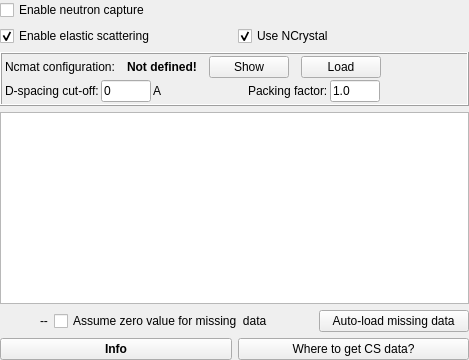
                 <widget class="QWidget" name="pageNeutron">
                  <layout class="QVBoxLayout" name="verticalLayout_6">
                   <property name="leftMargin">
                    <number>0</number>
                   </property>
                   <property name="topMargin">
                    <number>0</number>
                   </property>
                   <property name="rightMargin">
                    <number>0</number>
                   </property>
                   <property name="bottomMargin">
                    <number>0</number>
                   </property>
                   <item>
                    <layout class="QHBoxLayout" name="horizontalLayout_12">
                     <item>
                      <widget class="QCheckBox" name="cbCapture">
                       <property name="text">
                        <string>Enable neutron capture</string>
                       </property>
                       <property name="checked">
                        <bool>false</bool>
                       </property>
                      </widget>
                     </item>
                    </layout>
                   </item>
                   <item>
                    <layout class="QHBoxLayout" name="horizontalLayout_16">
                     <property name="topMargin">
                      <number>0</number>
                     </property>
                     <item>
                      <widget class="QCheckBox" name="cbEnableScatter">
                       <property name="text">
                        <string>Enable elastic scattering</string>
                       </property>
                       <property name="checked">
                        <bool>true</bool>
                       </property>
                      </widget>
                     </item>
                     <item>
                      <widget class="QCheckBox" name="cbUseNCrystal">
                       <property name="toolTip">
                        <string>Use NCrystal library to handle neutron scattering for this material ( to handle scattering: polycrystal only!)</string>
                       </property>
                       <property name="text">
                        <string>Use NCrystal</string>
                       </property>
                       <property name="checked">
                        <bool>true</bool>
                       </property>
                      </widget>
                     </item>
                    </layout>
                   </item>
                   <item>
                    <widget class="QFrame" name="frNCrystal">
                     <property name="sizePolicy">
                      <sizepolicy hsizetype="Preferred" vsizetype="Minimum">
                       <horstretch>0</horstretch>
                       <verstretch>0</verstretch>
                      </sizepolicy>
                     </property>
                     <property name="minimumSize">
                      <size>
                       <width>0</width>
                       <height>0</height>
                      </size>
                     </property>
                     <property name="frameShape">
                      <enum>QFrame::Box</enum>
                     </property>
                     <property name="frameShadow">
                      <enum>QFrame::Raised</enum>
                     </property>
                     <layout class="QVBoxLayout" name="verticalLayout_8">
                      <property name="spacing">
                       <number>2</number>
                      </property>
                      <property name="leftMargin">
                       <number>3</number>
                      </property>
                      <property name="topMargin">
                       <number>2</number>
                      </property>
                      <property name="rightMargin">
                       <number>3</number>
                      </property>
                      <property name="bottomMargin">
                       <number>2</number>
                      </property>
                      <item>
                       <layout class="QHBoxLayout" name="horizontalLayout_14">
                        <property name="spacing">
                         <number>12</number>
                        </property>
                        <item>
                         <widget class="QLabel" name="label_36">
                          <property name="text">
                           <string>Ncmat configuration:</string>
                          </property>
                         </widget>
                        </item>
                        <item>
                         <widget class="QLabel" name="labNCmatNotDefined">
                          <property name="font">
                           <font>
                            <weight>75</weight>
                            <bold>true</bold>
                           </font>
                          </property>
                          <property name="text">
                           <string>Not defined!</string>
                          </property>
                         </widget>
                        </item>
                        <item>
                         <widget class="QPushButton" name="pbShowNcmat">
                          <property name="text">
                           <string>Show</string>
                          </property>
                         </widget>
                        </item>
                        <item>
                         <widget class="QPushButton" name="pbLoadNcmat">
                          <property name="text">
                           <string>Load</string>
                          </property>
                         </widget>
                        </item>
                        <item>
                         <spacer name="horizontalSpacer_11">
                          <property name="orientation">
                           <enum>Qt::Horizontal</enum>
                          </property>
                          <property name="sizeHint" stdset="0">
                           <size>
                            <width>40</width>
                            <height>20</height>
                           </size>
                          </property>
                         </spacer>
                        </item>
                       </layout>
                      </item>
                      <item>
                       <layout class="QHBoxLayout" name="horizontalLayout_15">
                        <item>
                         <widget class="QLabel" name="label_38">
                          <property name="text">
                           <string>D-spacing cut-off:</string>
                          </property>
                         </widget>
                        </item>
                        <item>
                         <widget class="QLineEdit" name="ledNCmatDcutoff">
                          <property name="minimumSize">
                           <size>
                            <width>15</width>
                            <height>0</height>
                           </size>
                          </property>
                          <property name="maximumSize">
                           <size>
                            <width>50</width>
                            <height>16777215</height>
                           </size>
                          </property>
                          <property name="toolTip">
                           <string>D-spacing cutoff in Angstrom. Crystal planes with spacing
   below this value will not be created. The special setting
   dcutoff=0 causes the code to attempt to select an
   appropriate threshold automatically, and the special
   setting dcutoff=-1 means that HKL lists should not be
   created at all (often used with bragg=false).</string>
                          </property>
                          <property name="text">
                           <string>0</string>
                          </property>
                         </widget>
                        </item>
                        <item>
                         <widget class="QLabel" name="label_39">
                          <property name="text">
                           <string>A</string>
                          </property>
                         </widget>
                        </item>
                        <item>
                         <spacer name="horizontalSpacer_13">
                          <property name="orientation">
                           <enum>Qt::Horizontal</enum>
                          </property>
                          <property name="sizeHint" stdset="0">
                           <size>
                            <width>40</width>
                            <height>20</height>
                           </size>
                          </property>
                         </spacer>
                        </item>
                        <item>
                         <widget class="QLabel" name="label_40">
                          <property name="text">
                           <string>Packing factor:</string>
                          </property>
                         </widget>
                        </item>
                        <item>
                         <widget class="QLineEdit" name="ledNcmatPacking">
                          <property name="minimumSize">
                           <size>
                            <width>15</width>
                            <height>0</height>
                           </size>
                          </property>
                          <property name="maximumSize">
                           <size>
                            <width>50</width>
                            <height>16777215</height>
                           </size>
                          </property>
                          <property name="toolTip">
                           <string>Packing factor which can be less than 1.0 for powders,
   which can thus be modelled as polycrystals with reduced
   density (not to be confused with the *atomic* packing
   factor).</string>
                          </property>
                          <property name="text">
                           <string>1.0</string>
                          </property>
                         </widget>
                        </item>
                        <item>
                         <spacer name="horizontalSpacer_12">
                          <property name="orientation">
                           <enum>Qt::Horizontal</enum>
                          </property>
                          <property name="sizeHint" stdset="0">
                           <size>
                            <width>40</width>
                            <height>20</height>
                           </size>
                          </property>
                         </spacer>
                        </item>
                       </layout>
                      </item>
                     </layout>
                    </widget>
                   </item>
                   <item>
                    <widget class="QTableWidget" name="tabwNeutron">
                     <property name="sizePolicy">
                      <sizepolicy hsizetype="Expanding" vsizetype="Expanding">
                       <horstretch>0</horstretch>
                       <verstretch>0</verstretch>
                      </sizepolicy>
                     </property>
                     <property name="contextMenuPolicy">
                      <enum>Qt::CustomContextMenu</enum>
                     </property>
                    </widget>
                   </item>
                   <item>
                    <layout class="QHBoxLayout" name="horizontalLayout_11">
                     <item>
                      <spacer name="horizontalSpacer_10">
                       <property name="orientation">
                        <enum>Qt::Horizontal</enum>
                       </property>
                       <property name="sizeHint" stdset="0">
                        <size>
                         <width>40</width>
                         <height>20</height>
                        </size>
                       </property>
                      </spacer>
                     </item>
                     <item>
                      <widget class="QLabel" name="labAssumeZeroForEmpty">
                       <property name="sizePolicy">
                        <sizepolicy hsizetype="Minimum" vsizetype="Preferred">
                         <horstretch>0</horstretch>
                         <verstretch>0</verstretch>
                        </sizepolicy>
                       </property>
                       <property name="text">
                        <string>--</string>
                       </property>
                      </widget>
                     </item>
                     <item>
                      <widget class="QCheckBox" name="cbAllowAbsentCsData">
                       <property name="text">
                        <string>Assume zero value for missing  data</string>
                       </property>
                      </widget>
                     </item>
                     <item>
                      <spacer name="horizontalSpacer_9">
                       <property name="orientation">
                        <enum>Qt::Horizontal</enum>
                       </property>
                       <property name="sizeHint" stdset="0">
                        <size>
                         <width>40</width>
                         <height>20</height>
                        </size>
                       </property>
                      </spacer>
                     </item>
                     <item>
                      <widget class="QPushButton" name="pbAutoLoadMissingNeutronCrossSections">
                       <property name="text">
                        <string>   Auto-load missing data   </string>
                       </property>
                      </widget>
                     </item>
                    </layout>
                   </item>
                   <item>
                    <layout class="QHBoxLayout" name="horizontalLayout_13">
                     <property name="topMargin">
                      <number>0</number>
                     </property>
                     <item>
                      <widget class="QPushButton" name="pbShowStatisticsOnElastic">
                       <property name="maximumSize">
                        <size>
                         <width>16777215</width>
                         <height>16777215</height>
                        </size>
                       </property>
                       <property name="font">
                        <font>
                         <weight>75</weight>
                         <bold>true</bold>
                        </font>
                       </property>
                       <property name="text">
                        <string>Info</string>
                       </property>
                      </widget>
                     </item>
                     <item>
                      <widget class="QPushButton" name="pbHelpNeutron">
                       <property name="text">
                        <string>Where to get CS data?</string>
                       </property>
                      </widget>
                     </item>
                    </layout>
                   </item>
                  </layout>
                 </widget>
